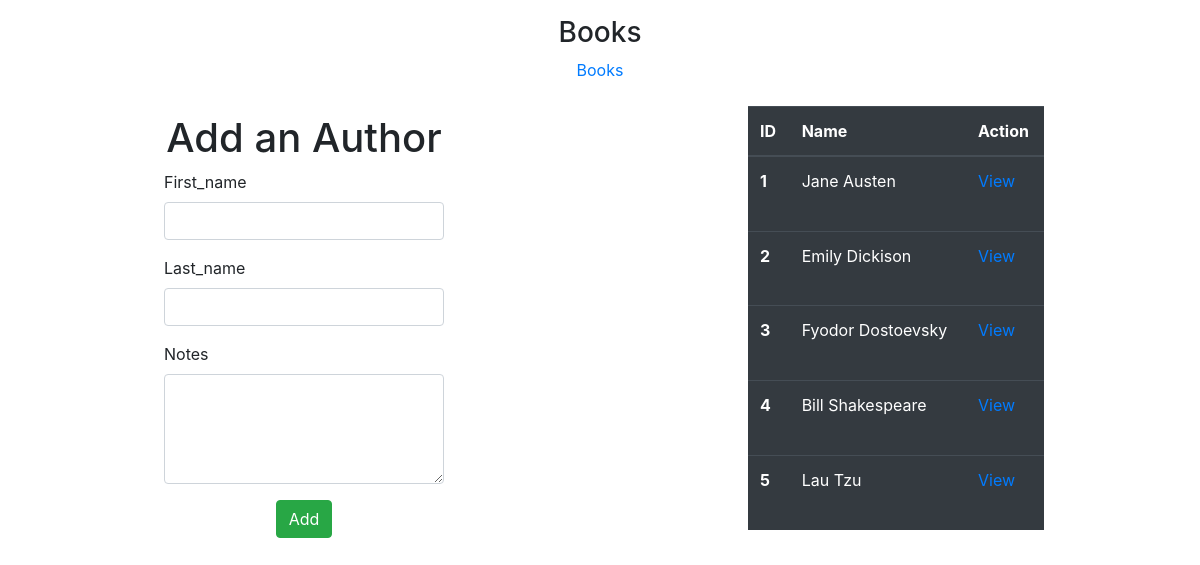
Page /authors on the earlier database version.
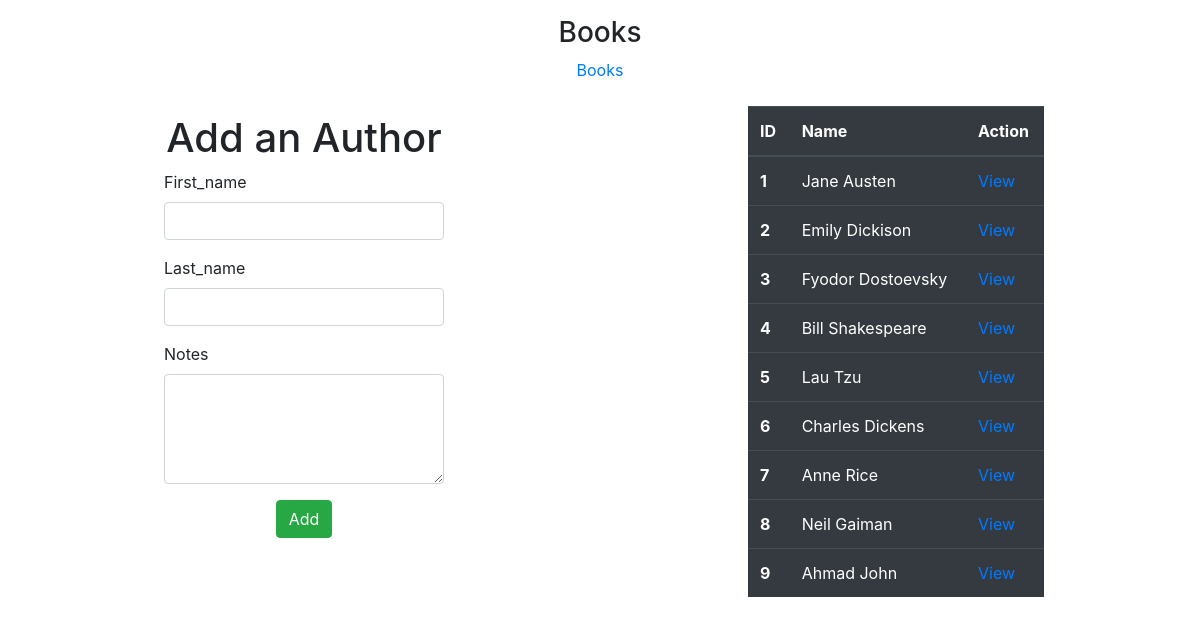
Same page on the later database version.
### books_authors_app/models.py (models this page shows)
class Author(models.Model):
    first_name = models.CharField(max_length=255)
    last_name = models.CharField(max_length=255)
    notes = models.TextField(default="")
    books = models.ManyToManyField(Book, related_name="authors")
    created_at = models.DateTimeField(auto_now_add=True)
    updated_at = models.DateTimeField(auto_now=True)

### books_authors_app/views.py (the view)
# urls.py: path('authors', views.authors),
def authors(request):
    context = {
        "all_the_Authors": Author.objects.all(),
    }
    return render(request, "authors.html", context)

### books_authors_app/templates/authors.html (shortened to what this page needs)
<!DOCTYPE html>
<html lang="en">
  <head>
    <link
      rel="stylesheet"
      href="https://cdn.jsdelivr.net/npm/bootstrap@4.3.1/dist/css/bootstrap.min.css"
    />
  </head>
  <body>
    <nav class="text-center p-3">
      <h3>Books</h3>
      <a href="/">Books</a>
    </nav>
    <div class="d-flex justify-content-around p-2">
      <form
        class="d-grid justify-content-around p-2 w-25"
        action="create_author"
        method="POST"
      >
        <h1 class="text-center">Add an Author</h1>
        <div class="form-group">
          <label for="first_name"> First_name</label>
          <input
            type="text"
            class="form-control"
            id="first_name"
            name="first_name"
            required
          />
        </div>
        <div class="form-group">
          <label for="last_name">Last_name</label>
          <input
            type="text"
            class="form-control"
            id="last_name"
            name="last_name"
            required
          />
        </div>
        <div class="form-group">
          <label for="notes">Notes</label>
          <textarea
            class="form-control"
            id="notes"
            name="notes"
            rows="4"
          ></textarea>
        </div>
        <div class="d-flex justify-content-center align-items-center">
          <button type="submit" class="btn btn-success">Add</button>
        </div>
      </form>
      <table class="table table-dark w-25">
        <thead>
          <tr>
            <th scope="col">ID</th>
            <th scope="col">Name</th>
            <th scope="col">Action</th>
          </tr>
        </thead>
        <tbody>
          {% for Author in all_the_Authors %}
          <tr>
            <th scope="row">{{Author.id}}</th>
            <td>{{Author.first_name}} {{Author.last_name}}</td>
            <td><a href="/show_author/{{Author.id}}">View</a></td>
          </tr>
          {% endfor %}
        </tbody>
      </table>
    </div>
  </body>
</html>

Differences in the rows shown:
added Author: id "6", first_name "Charles", last_name "Dickens"
added Author: id "7", first_name "Anne", last_name "Rice"
added Author: id "8", first_name "Neil", last_name "Gaiman"
added Author: id "9", first_name "Ahmad", last_name "John"
